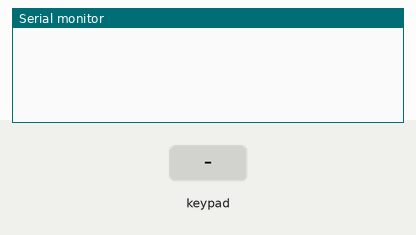
This sketch was run on a simulated Arduino Uno, built with avr-gcc and run on an emulated ATmega328P. Parts: the last lines printed to the serial monitor. The inputs (shaded band) are chosen by the test bench.

Above: at 1.2 s.
1.3 s: key '5' pressed
At 1.9 s:
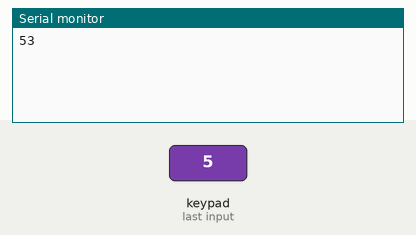
2.8 s: keypad keys 1 2 pressed 0.4 s apart
At 3.6 s:
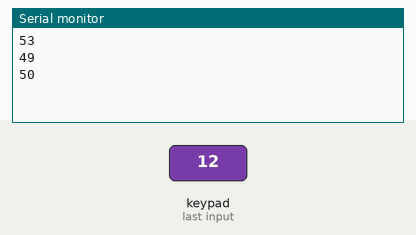
5.1 s: key '4' pressed
At 6.2 s:
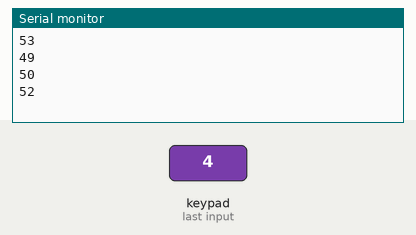
6.6 s: keypad keys 1 2 D pressed 0.4 s apart
At 8.9 s:
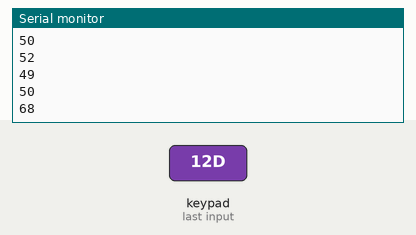
Timing chart, 0 to 10.3 s (numbered marks = the images above; inputs shaded):
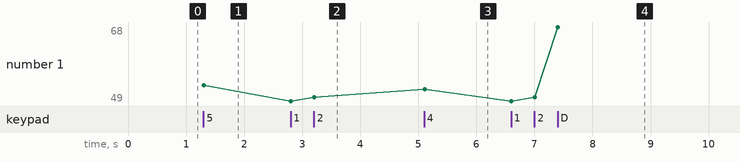

The sketch:

CasioTuno.ino
```cpp
#include <PCF8575.h>
#include <Keypad.h>
// do I need Arduino.h?

PCF8575 pcf8575(0x20); // Set I2C address for PCF8575
//unsigned long timeElapsed; is this necessary?

#ifdef NOT_SEQUENTIAL_PINOUT // Improved definition of PCF8575 pin numbers
#define P00     0
#define P01     1
#define P02     2
#define P03     3
#define P04     4
#define P05     5
#define P06     6
#define P07     7
#define P10     8
#define P11     9
#define P12     10
#define P13     11
#define P14     12
#define P15     13
#define P16     14
#define P17     15
#else
#define P0      0
#define P1      1
#define P2      2
#define P3      3
#define P4      4
#define P5      5
#define P6      6
#define P7      7
#define P8      8
#define P9      9
#define P10     10
#define P11     11
#define P12     12
#define P13     13
#define P14     14
#define P15     15
#endif

// Set up matrix for Casio Casiotone MT-240 keybed <add URL to details>
const byte ROWS = 9;
const byte COLS = 6;

// I am setting the lowest C piano key as "C3," aka MIDI Note 48...
byte mt240Keys[ROWS][COLS] = {
  {53, 52, 51, 50, 49, 48},
  {59, 58, 57, 56, 55, 54},
  {71, 70, 69, 68, 67, 66},
  {1, 1, 1, 1, 1, 96}, // The 1, 1, 1, 1, 1 is just a placeholder. The matrix does not connect at these points
  {95, 94, 93, 92, 91, 90},
  {89, 88, 87, 86, 85, 84},
  {83, 82, 81, 80, 79, 78},
  {77, 76, 75, 74, 73, 72},
  {65, 64, 63, 62, 61, 60}
};

// I am using the PCF8575 to handle the keyboard matrix so as not to use up all of my Uno pins
byte rowPins[ROWS] = {0, 1, 2, 3, 4, 5, 6, 7, 8};
byte colPins[COLS] = {9, 10, 11, 12, 13, 14};

Keypad customKeypad = Keypad( makeKeymap(mt240Keys), rowPins, colPins, ROWS, COLS);

void setup() {
  Serial.begin(9600);
  //sample "keyPressedPin1 sets pinModes... do I have to? Keypad library handles that?
  pcf8575.begin();
}

void loop() {
  byte customKey = customKeypad.getKey();

  if (customKey) {
    Serial.println(customKey);
    // make sounds happen!
  }
}
```

Measured:
- after the input at 1.3 s, the serial monitor: prints a new line at once (image 1)
- after the input at 2.8 s, the serial monitor: prints a new line at once (image 2)
- after the input at 5.1 s, the serial monitor: prints a new line at once (image 3)
- after the input at 6.6 s, the serial monitor: prints a new line at once (image 4)
- plotted number 1: 53 → 50 after the input at 2.8 s, 50 → 52 after the input at 5.1 s, 52 → 68 after the input at 6.6 s
